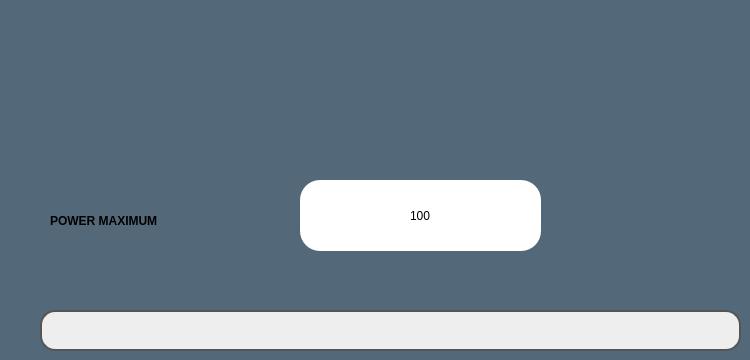
   <widget class="QWidget" name="Diathermy">
    <property name="styleSheet">
     <string notr="true">background-color:rgb(83, 104, 120);</string>
    </property>
    <attribute name="title">
     <string>Page</string>
    </attribute>
    <widget class="QLineEdit" name="lineEdit_6">
     <property name="geometry">
      <rect>
       <x>300</x>
       <y>180</y>
       <width>241</width>
       <height>71</height>
      </rect>
     </property>
     <property name="styleSheet">
      <string notr="true">font:20pt &quot;Ubuntu&quot;;
background-color: rgb(255,255,255);
border-radius:20px;</string>
     </property>
     <property name="text">
      <string>100</string>
     </property>
     <property name="alignment">
      <set>Qt::AlignCenter</set>
     </property>
    </widget>
    <widget class="QLabel" name="DiaPowMax">
     <property name="geometry">
      <rect>
       <x>50</x>
       <y>190</y>
       <width>311</width>
       <height>61</height>
      </rect>
     </property>
     <property name="styleSheet">
      <string notr="true">background-color:transparent;font: 20pt &quot;Ubuntu Condensed&quot;;
font:bold;</string>
     </property>
     <property name="text">
      <string>POWER MAXIMUM</string>
     </property>
    </widget>
    <widget class="QProgressBar" name="progressBar">
     <property name="geometry">
      <rect>
       <x>40</x>
       <y>310</y>
       <width>701</width>
       <height>41</height>
      </rect>
     </property>
     <property name="styleSheet">
      <string notr="true">QProgressBar {
    border: 2px solid #555;
    border-radius: 15px; /* Radius for the curve of the progress bar */
    text-align: center;
    background: #eee;
    padding: 2px;
}

QProgressBar::chunk {
    background: qlineargradient(x1: 0, y1: 0, x2: 1, y2: 1, stop: 0 #4568dc, stop: 1 #b06ab3);
    width: 9px; /* Diameter of the circular chunk */
    height: 9px; /* Diameter of the circular chunk */
    border-radius: 4px; /* Half of the width/height to make it circular */
    margin: 4px; /* Space between chunks */
}
</string>
     </property>
     <property name="value">
      <number>0</number>
     </property>
     <property name="textVisible">
      <bool>false</bool>
     </property>
    </widget>
    <zorder>DiaPowMax</zorder>
    <zorder>lineEdit_6</zorder>
    <zorder>progressBar</zorder>
   </widget>
